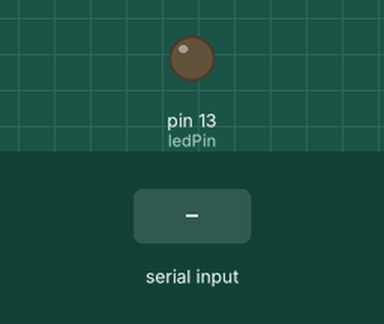
A sketch run on a simulated Arduino Uno, built with avr-gcc and run on an emulated ATmega328P. On the bench: output pins drawn as LEDs (lit = HIGH). The inputs (shaded band) are chosen by the test bench.

Above: at 1.2 s.
1.3 s: "w" received over Serial
At 1.6 s:
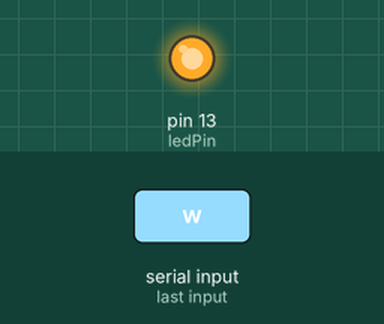
2.8 s: "s" received over Serial
At 4.0 s:
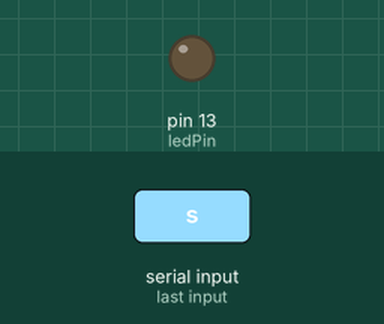
Timing chart, 0 to 5.8 s (numbered marks = the images above; inputs shaded):
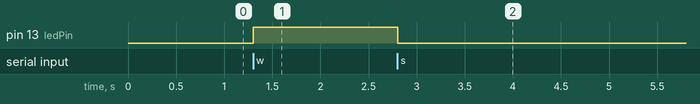

Measured:
- after the input at 1.3 s, pin 13 (ledPin): LOW → HIGH at once
- after the input at 2.8 s, pin 13 (ledPin): HIGH → LOW at once

The sketch:

serialentrearduinos_slave.pde
```cpp
#include <Servo.h>

int frompc;


int ledPin =  13;    // LED connected to digital pin 13
char fromMaster = 0;
void setup()   {

 Serial.begin(2400);
  pinMode(ledPin, OUTPUT);
}

// com  isto ele acende o led com w e apaga com s.

void loop() {


        if(Serial.available() > 0 ) { 	// do something when you receive data:

          fromMaster = Serial.read();

        if (fromMaster == 'w') {
                  digitalWrite(ledPin, HIGH);

                }
                else if (fromMaster == 's') {
                digitalWrite(ledPin, LOW);

                }

        }

}
```
